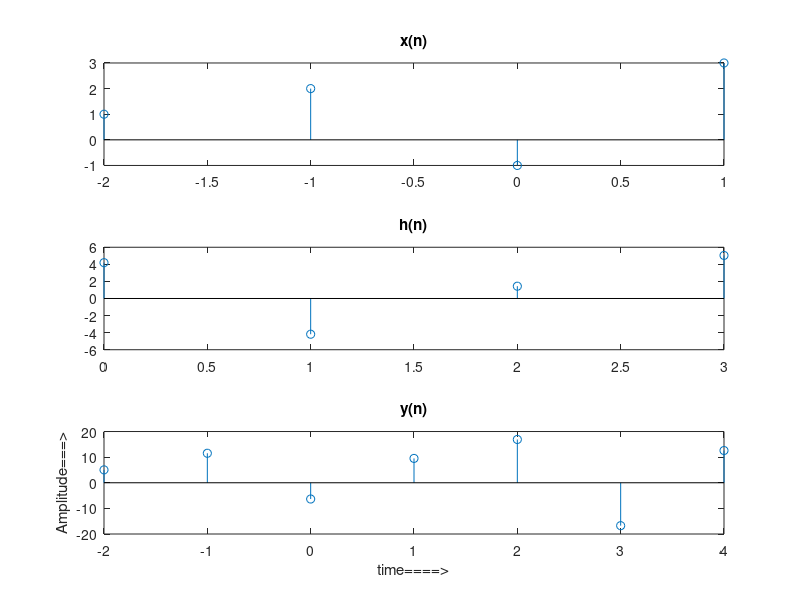

Recreate this plot in MATLAB.
clc; clear all; close all;
x=[1 2 -1 3];
nx=-2:1;
h=[3 -2 1 4];
ny=0:3;
w=randn(1,length(h));
y=h+w;
hh=fliplr(y);
Nx=length(x);
Ny=length(y);
N1y=Nx+Ny-1;
newx=[x zeros(1,N1y-Nx)];
newh=[hh zeros(1,N1y-Ny)];
for n=0:N1y-1
    sum=0;
    for k=0:n
      sum=sum+newx(k+1)*newh(n-k+1);
    end
    y2(n+1)=sum;
end
n1=min(nx)+min(ny):max(nx)+max(ny);
figure;
subplot(3,1,1);
stem(nx,x);
title('x(n)');
subplot(3,1,2);
stem(ny,y);
title('h(n)');
subplot(3,1,3);
stem(n1,y2);
xlabel('time====>'); ylabel('Amplitude===>');
title('y(n)');

